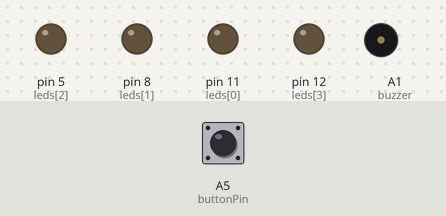
A sketch run on a simulated Arduino Uno, built with avr-gcc and run on an emulated ATmega328P. Parts: output pins drawn as LEDs (lit = HIGH), buzzer (waves = sounding). The test bench sets the inputs (shaded band); at power-on: A5 (buttonPin) HIGH. Random numbers use the default seed unless the sketch sets one.

Above: at 1.2 s.
1.3 s: A5 (buttonPin) pulled LOW for 0.15 s
At 3.43 s:
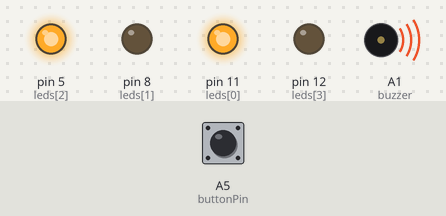
At 5.76 s:
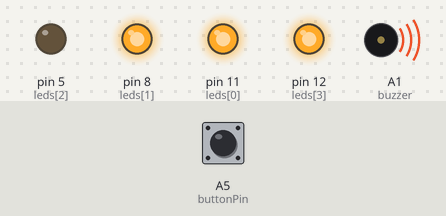
7.3 s: A5 (buttonPin) pulled LOW for 3.2 s
12.0 s: A5 (buttonPin) pulled LOW for 1 s
At 20.8 s:
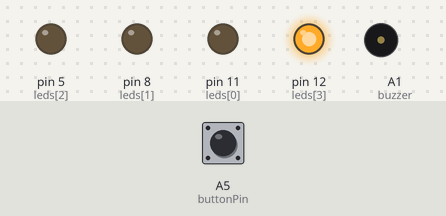
Timing chart, 0 to 21.0 s (numbered marks = the images above; inputs shaded):
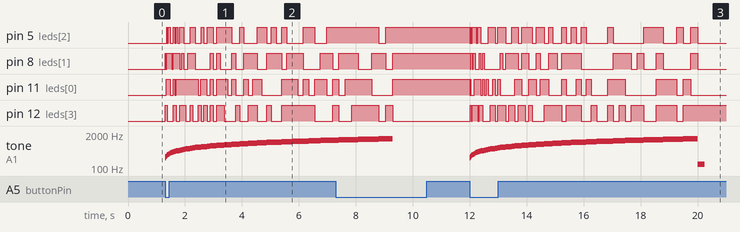

The sketch:

Lucky_Slot_Machine.ino
```cpp
/* LUCKY SLOT MACHINE
Made by Thomas
Oct 18, 2026

Press the button, the lights flash around. They start to slow down,
and if you get all 4 LEDs on at the end, then luck's on your side!  :)

*/

int buzzer = A1;
int leds[] = {11, 8, 5, 12};
int a, b, c, d;

int buttonPin = A5;

void setup()
{
  pinMode(buzzer, OUTPUT);
  pinMode(buttonPin, INPUT_PULLUP);

  for(int i = 0; i < 4; i++)
  {
    pinMode(leds[i], OUTPUT);
  }

  randomSeed(analogRead(A0));
}

bool playNote(int freq, int duration)
{
  tone(buzzer, freq);

  unsigned long start = millis();

  while(millis() - start < duration)
  {
    if(digitalRead(buttonPin) == LOW)   // interrupt button
    {
      noTone(buzzer);
      return false;
    }
  }

  noTone(buzzer);
  return true;
}

void winSound()
{
  int notes[] = {523,659,784,1047,1319,1568};

  for(int i=0;i<6;i++)
    if(!playNote(notes[i],80)) return;

  for(int i=5;i>=0;i--)
    if(!playNote(notes[i],60)) return;
}

void jackpotSound()
{
  int notes[] = {
    523,659,784,1047,
    1319,1568,2093,
    1568,2093,2637
  };

  for(int i=0; i<10; i++)
  {
    if(!playNote(notes[i], 100))
      return;
  }

  for(int i=0; i<20; i++)
  {
    digitalWrite(leds[0], !digitalRead(leds[0]));
    digitalWrite(leds[1], !digitalRead(leds[1]));
    digitalWrite(leds[2], !digitalRead(leds[2]));
    digitalWrite(leds[3], !digitalRead(leds[3]));

    tone(buzzer, random(1200, 2500));

    delay(40);

    if(digitalRead(buttonPin) == LOW)
    {
      noTone(buzzer);
      return;
    }
  }

  noTone(buzzer);
}

void loop()
{
  if(digitalRead(buttonPin) == HIGH)
    return;

  // Spin animation
  // Spin animation
for(int i=0; i<60; i++)
  {
    digitalWrite(leds[0], random(0,2));
    digitalWrite(leds[1], random(0,2));
    digitalWrite(leds[2], random(0,2));
    digitalWrite(leds[3], random(0,2));

    tone(buzzer, 250 + i * 18);

    delay(15 + i * 4);   // slows down as it spins
  }

  noTone(buzzer);

  noTone(buzzer);

  // Custom odds
  int result = random(100);

  if(result < 2)          // 2%
  {
    a=1; b=1; c=1; d=1;
  }
  else if(result < 6)     // 4%
  {
    a=1; b=1; c=1; d=0;
  }
  else if(result < 10)    // 4%
  {
    a=0; b=1; c=1; d=1;
  }
  else
  {
    a=random(0,2);
    b=random(0,2);
    c=random(0,2);
    d=random(0,2);
  }

  digitalWrite(leds[0], a);
  digitalWrite(leds[1], b);
  digitalWrite(leds[2], c);
  digitalWrite(leds[3], d);

  // JACKPOT
  if(a && b && c && d)
  {
    jackpotSound();

    for(int i=0;i<10;i++)
    {
      digitalWrite(leds[0], HIGH);
      digitalWrite(leds[1], HIGH);
      digitalWrite(leds[2], HIGH);
      digitalWrite(leds[3], HIGH);

      delay(100);

      digitalWrite(leds[0], LOW);
      digitalWrite(leds[1], LOW);
      digitalWrite(leds[2], LOW);
      digitalWrite(leds[3], LOW);

      delay(100);
    }
  }

  // WIN
  else if((a && b && c && !d) || (!a && b && c && d))
  {
    winSound();
  }

  // LOSE
  else
  {
    tone(buzzer, 140);
    delay(250);
    noTone(buzzer);
  }

  while(digitalRead(buttonPin) == LOW);
  delay(100);
}
```

Measured:
- after the input at 1.3 s, tone on A1 (buzzer): plays 250 Hz for 0.02 s, 268 Hz for 0.02 s, 286 Hz for 0.02 s, 304 Hz for 0.03 s, 322 Hz for 0.03 s, 340 Hz for 0.04 s … (52 notes in this stretch), starting at once
- after the input at 12.0 s, tone on A1 (buzzer): plays 250 Hz for 0.02 s, 268 Hz for 0.02 s, 286 Hz for 0.02 s, 304 Hz for 0.03 s, 322 Hz for 0.03 s, 340 Hz for 0.04 s … (61 notes in this stretch), starting at once
